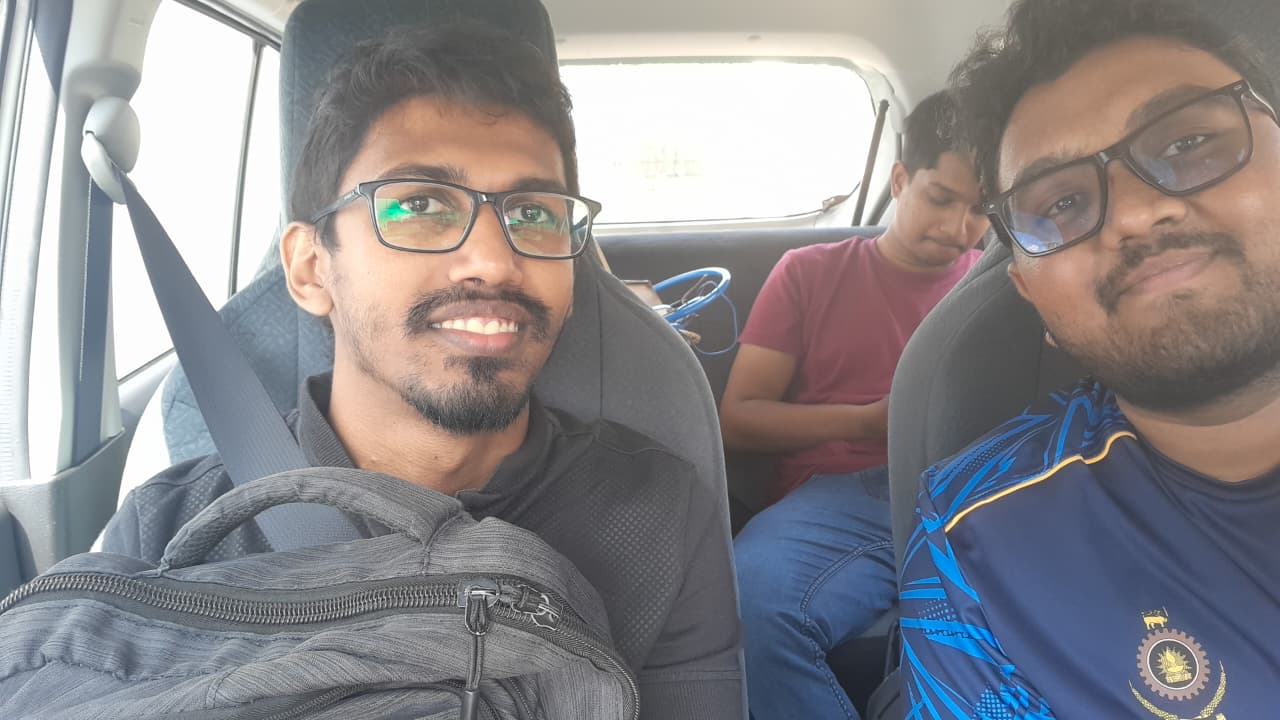
#> input picture L02/pic/poto.jpeg, 1280 x 720 px, found by its file name
$ jupyter execute code.ipynb
#> lines starting #> are read from the running program, lines starting #| are printed output that depends on the picture
Creating a 6×8 Image

[cell 1]
import cv2 as cv
import numpy as np
import matplotlib.pyplot as plt

[cell 2]
import cv2 as cv
import numpy as np
import matplotlib.pyplot as plt
im = np.zeros((6,8), dtype=np.uint8)
im[2,3] = 255
fig, ax = plt.subplots(1, 1, figsize=(6, 8))
ax.imshow(im, cmap='gray', vmin=0, vmax=255)
ax.xaxis.set_ticks_position('top')
plt.show()
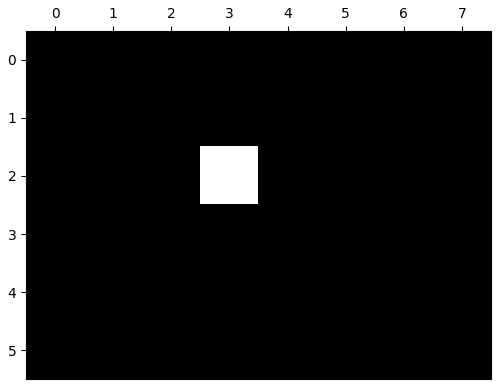
#> figure drawn by matplotlib, 1 panel

[cell 3]
im = np.zeros((6,8,3), dtype=np.uint8)
im[2,3] = (0, 255, 0)
fig, ax = plt.subplots(1, 1, figsize=(6, 8))
ax.imshow(im)
ax.xaxis.set_ticks_position('top')
plt.show()

[cell 4]
import cv2 as cv
import matplotlib.pyplot as plt
im = cv.imread('C:\EN3160 - Image Processing and Machine Vision\L02\pic\poto.jpeg')
#> im is the input picture: shape (720, 1280, 3); mean B, G, R 140.1, 136.7, 139.5
fig, ax = plt.subplots(1, 1, figsize=(6, 8))
ax.imshow(cv.cvtColor(im, cv.COLOR_BGR2GRAY), cmap='gray', vmin=0, vmax=255)
ax.xaxis.set_ticks_position('top')
plt.show()
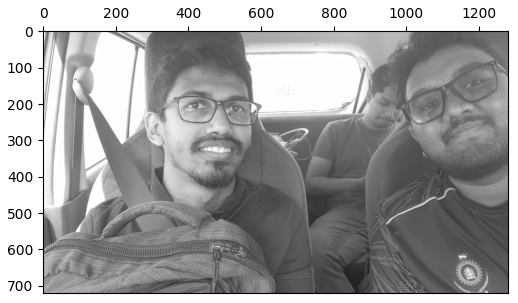
#> figure drawn by matplotlib, 1 panel

[cell 5]
import cv2 as cv
im = cv.imread('C:\EN3160 - Image Processing and Machine Vision\L02\pic\poto.jpeg')
cv.namedWindow('Image', cv.WINDOW_AUTOSIZE)
cv.imshow('Image', im)
cv.waitKey(0)
cv.destroyAllWindows()

[cell 6]
from turtle import title
import cv2 as cv
import numpy as np
import matplotlib.pyplot as plt
im1 = cv.imread('C:\EN3160 - Image Processing and Machine Vision\L02\pic\poto.jpeg', cv.IMREAD_GRAYSCALE)
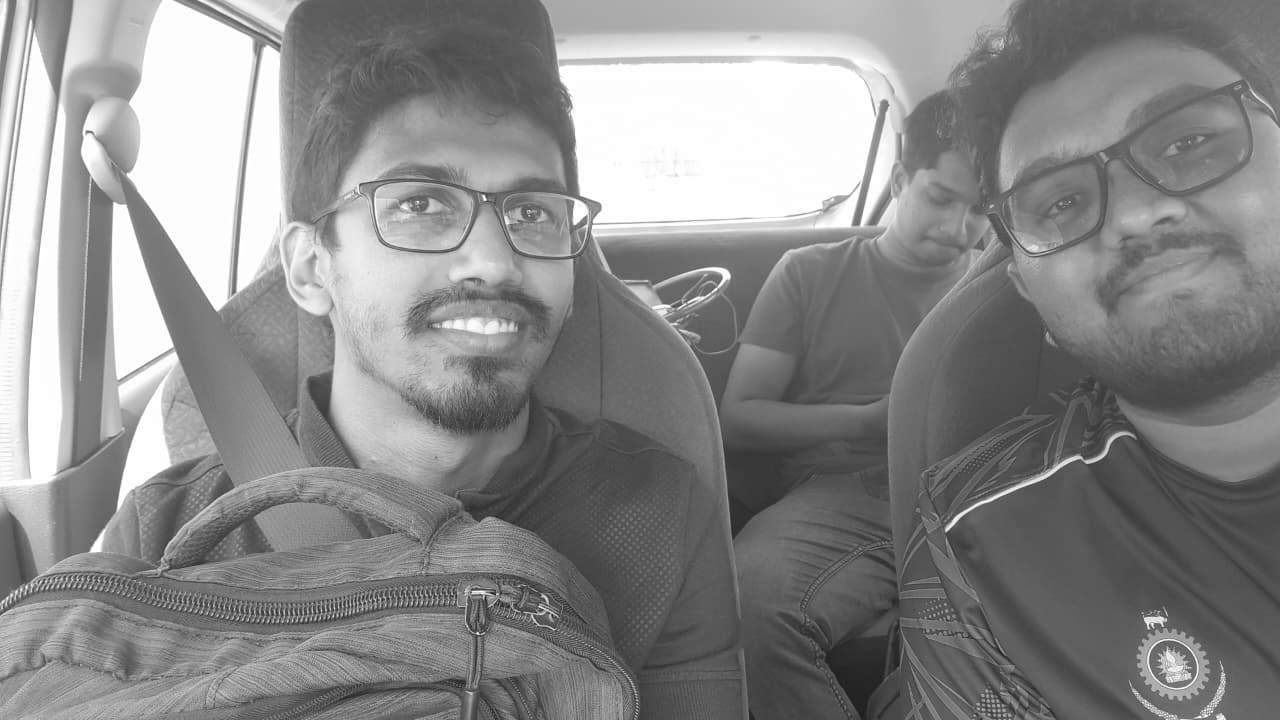
#> im1: shape (720, 1280); min 18, max 255, mean 137.9
im2 = im1+100
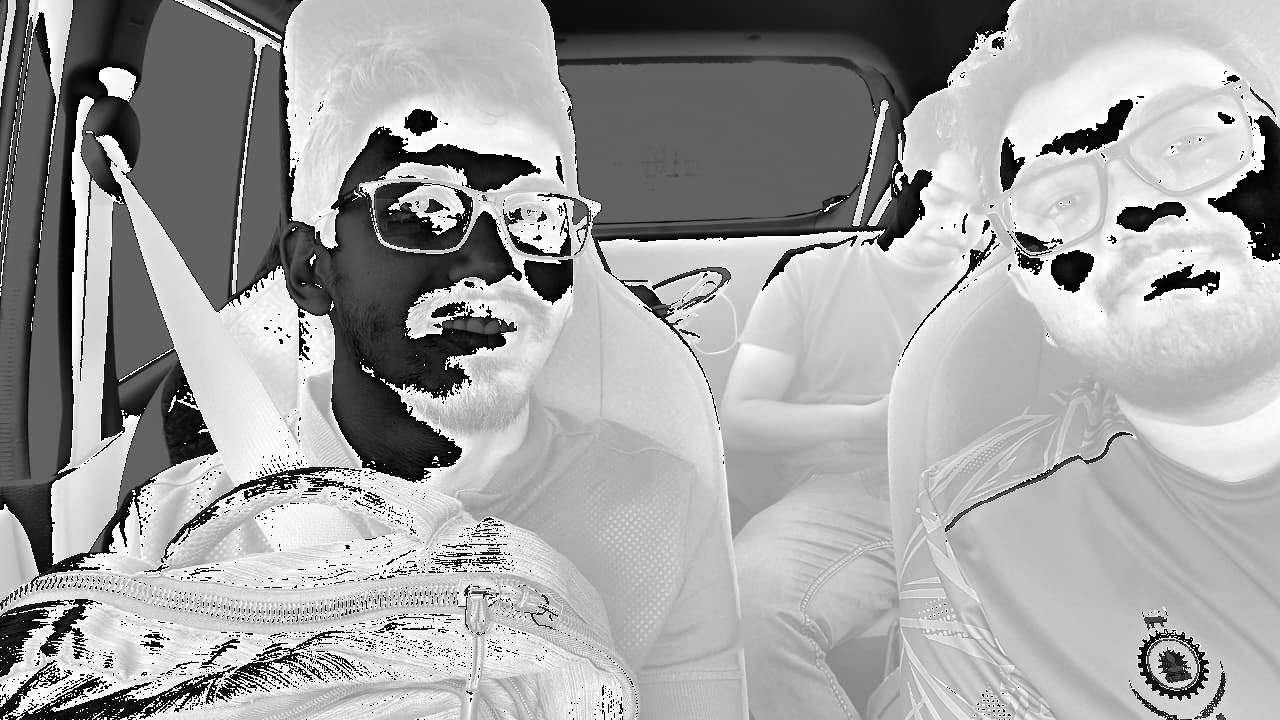
#> im2: shape (720, 1280); min 0, max 255, mean 162.3
fig, ax = plt.subplots(1, 2, figsize=(6, 8))
ax[0].imshow(im1, cmap='gray', vmin=0, vmax=255)
ax[0].set_title('Original Image')
ax[1].imshow(im2, cmap='gray', vmin=0, vmax=255)
ax[1].set_title('Brightness Increased')
for a in ax:
    a.axis('off')
plt.show()
